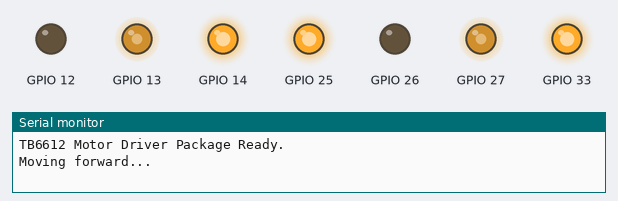
The sketch below on a simulated ESP32. Shown: output pins drawn as LEDs (lit = HIGH), the last lines printed to the serial monitor.

Above: at 0.1 s.
At 2.1 s:
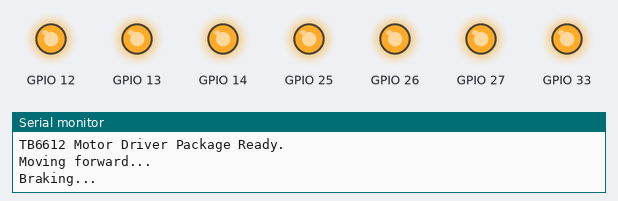
At 3.1 s:
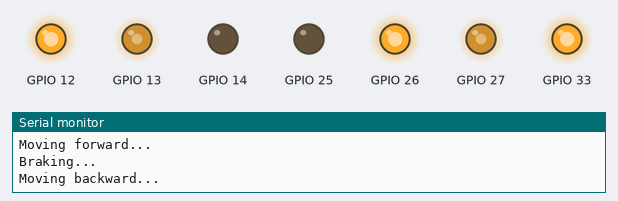
At 5.1 s:
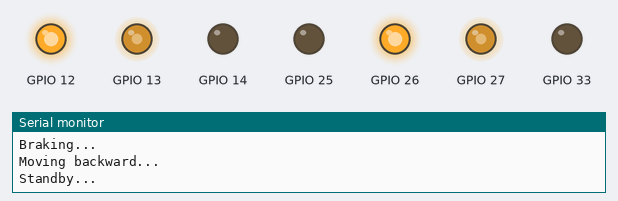
Timing chart, 0 to 6.6 s (numbered marks = the images above):
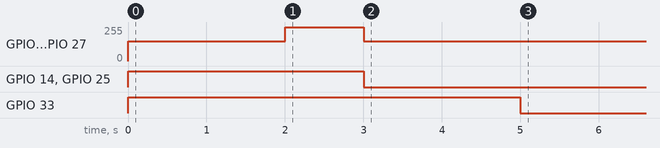

The sketch:

demo.ino
```cpp
// path: src/main.ino
#include <Tb6612Driver.h>

/*
********************************************************************************
* [CHANGES HIGHLIGHT / MAIN DEMO]
* Khai báo cấu hình chân GPIO và thông số PWM bên ngoài file main.ino.
* Điều khiển động cơ TB6612 linh hoạt, hỗ trợ đảo chiều và phanh thắng.
********************************************************************************
*/

// Định nghĩa cấu hình chân linh hoạt (Không bị hàn cứng)
Tb6612Pins motorPins = {
    .stby = 33,
    .in1L = 25,
    .in2L = 26,
    .pwmL = 27,
    .in1R = 14,
    .in2R = 12,
    .pwmR = 13
};

// Định nghĩa thông số PWM (Tần số 20kHz, độ phân giải 8-bit, Kênh L=0, Kênh R=1)
Tb6612PwmConfig motorPwmConfig = {
    .frequency = 20000,
    .resolution = 8,
    .channelL = 0,
    .channelR = 1
};

Tb6612Driver motors(motorPins, motorPwmConfig);

void setup() {
    Serial.begin(115200);

    // Khởi tạo motor driver
    motors.begin();

    // Giới hạn tốc độ PWM tối đa cho xe (Base: 50, MaxDrive: 200, AbsMax: 255)
    motors.setPwmLimits(50, 200, 255);

    Serial.println("TB6612 Motor Driver Package Ready.");

    // Chạy tiến 50% công suất
    Serial.println("Moving forward...");
    motors.drive(150, 150);
    delay(2000);

    // Phanh gấp
    Serial.println("Braking...");
    motors.brake();
    delay(1000);

    // Chạy lùi 50% công suất
    Serial.println("Moving backward...");
    motors.drive(-150, -150);
    delay(2000);

    // Dừng motor và chuyển sang Standby ngắt nguồn
    Serial.println("Standby...");
    motors.standby();
}

void loop() {
}
```

Tb6612Driver.cpp
```cpp
// path: D:/Sync/Branch - Varis Gear/packages/actuator/dc_motor/Tb6612Driver/src/Tb6612Driver.cpp
#include "Tb6612Driver.h"

/*
********************************************************************************
* [IMPLEMENTATION / CONSTRUCTOR & SETUP]
* Khởi tạo cấu hình linh hoạt. Mặc định tần số PWM 20kHz, độ phân giải 8-bit (0-255).
********************************************************************************
*/
Tb6612Driver::Tb6612Driver(Tb6612Pins pinsConfig, Tb6612PwmConfig pwmConf) {
    pins = pinsConfig;
    pwmConfig = pwmConf;

    maxPwmVal = (1 << pwmConfig.resolution) - 1; // 255 nếu 8-bit
    driveMaxPwm = maxPwmVal;
    basePwm = 0;
}

void Tb6612Driver::begin() {
    pinMode(pins.stby, OUTPUT);
    pinMode(pins.in1L, OUTPUT);
    pinMode(pins.in2L, OUTPUT);
    pinMode(pins.in1R, OUTPUT);
    pinMode(pins.in2R, OUTPUT);

    // =========================================================================
    // NÂNG CẤP CORE 3.X: Thay thế ledcSetup + ledcAttachPin bằng ledcAttach
    // API mới tự động quản lý Channel, chỉ cần truyền (GPIO, Frequency, Resolution)
    // =========================================================================
    ledcAttach(pins.pwmL, pwmConfig.frequency, pwmConfig.resolution);
    ledcAttach(pins.pwmR, pwmConfig.frequency, pwmConfig.resolution);

    standby();
}

/*
********************************************************************************
* [CHANGES HIGHLIGHT / DYNAMIC PARAMETERS & LIMITS]
********************************************************************************
*/
void Tb6612Driver::setPwmLimits(int basePwmVal, int maxDrivePwm, int absoluteMaxPwm) {
    basePwm = basePwmVal;
    driveMaxPwm = maxDrivePwm;
    maxPwmVal = absoluteMaxPwm;
}

void Tb6612Driver::enable() {
    digitalWrite(pins.stby, HIGH);
}

void Tb6612Driver::standby() {
    digitalWrite(pins.stby, LOW);
}

/*
********************************************************************************
* [CHANGES HIGHLIGHT / MOTOR DIRECTION & PWM CONTROL]
* NÂNG CẤP CORE 3.X: ledcWrite() giờ đây nhận tham số đầu vào là Chân PIN (pins.pwmL)
* thay vì truyền Channel như bản 2.x cũ.
********************************************************************************
*/
void Tb6612Driver::applyMotorL(int speed) {
    speed = constrain(speed, -driveMaxPwm, driveMaxPwm);

    if (speed > 0) {
        digitalWrite(pins.in1L, HIGH);
        digitalWrite(pins.in2L, LOW);
        ledcWrite(pins.pwmL, speed);
    } else if (speed < 0) {
        digitalWrite(pins.in1L, LOW);
        digitalWrite(pins.in2L, HIGH);
        ledcWrite(pins.pwmL, -speed);
    } else {
        digitalWrite(pins.in1L, LOW);
        digitalWrite(pins.in2L, LOW);
        ledcWrite(pins.pwmL, 0);
    }
}

void Tb6612Driver::applyMotorR(int speed) {
    speed = constrain(speed, -driveMaxPwm, driveMaxPwm);

    if (speed > 0) {
        digitalWrite(pins.in1R, HIGH);
        digitalWrite(pins.in2R, LOW);
        ledcWrite(pins.pwmR, speed);
    } else if (speed < 0) {
        digitalWrite(pins.in1R, LOW);
        digitalWrite(pins.in2R, HIGH);
        ledcWrite(pins.pwmR, -speed);
    } else {
        digitalWrite(pins.in1R, LOW);
        digitalWrite(pins.in2R, LOW);
        ledcWrite(pins.pwmR, 0);
    }
}

void Tb6612Driver::setSpeedL(int speed) {
    enable();
    applyMotorL(speed);
}

void Tb6612Driver::setSpeedR(int speed) {
    enable();
    applyMotorR(speed);
}

void Tb6612Driver::drive(int speedL, int speedR) {
    enable();
    applyMotorL(speedL);
    applyMotorR(speedR);
}

void Tb6612Driver::brake() {
    digitalWrite(pins.in1L, HIGH);
    digitalWrite(pins.in2L, HIGH);
    digitalWrite(pins.in1R, HIGH);
    digitalWrite(pins.in2R, HIGH);
    ledcWrite(pins.pwmL, maxPwmVal);
    ledcWrite(pins.pwmR, maxPwmVal);
}
```

Tb6612Driver.h
```cpp
// path: D:/Sync/Branch - Varis Gear/packages/actuator/dc_motor/Tb6612Driver/src/Tb6612Driver.h
#ifndef TB6612_DRIVER_H
#define TB6612_DRIVER_H

#include <Arduino.h>

/*
********************************************************************************
* [PACKAGE DESIGN / CLASS DEFINITION]
* Đóng gói mạch điều khiển động cơ kép TB6612FNG.
* Loại bỏ hoàn toàn macro #define và biến extern hardcode. Tất cả chân GPIO,
* kênh LEDC PWM, tần số và giới hạn tốc độ đều được cấu hình qua Constructor/Setter.
********************************************************************************
*/

struct Tb6612Pins {
    uint8_t stby;
    uint8_t in1L;
    uint8_t in2L;
    uint8_t pwmL;
    uint8_t in1R;
    uint8_t in2R;
    uint8_t pwmR;
};

struct Tb6612PwmConfig {
    uint32_t frequency;
    uint8_t resolution;
    uint8_t channelL;
    uint8_t channelR;
};

class Tb6612Driver {
private:
    Tb6612Pins pins;
    Tb6612PwmConfig pwmConfig;

    int maxPwmVal;
    int driveMaxPwm;
    int basePwm;

    void applyMotorL(int speed);
    void applyMotorR(int speed);

public:
    Tb6612Driver(Tb6612Pins pinsConfig,
                 Tb6612PwmConfig pwmConf = {20000, 8, 0, 1});

    void begin();

    void setPwmLimits(int basePwmVal, int maxDrivePwm, int absoluteMaxPwm = 255);
    void setSpeedL(int speed);
    void setSpeedR(int speed);
    void drive(int speedL, int speedR);

    void enable();
    void standby();
    void brake();
};

#endif
```
